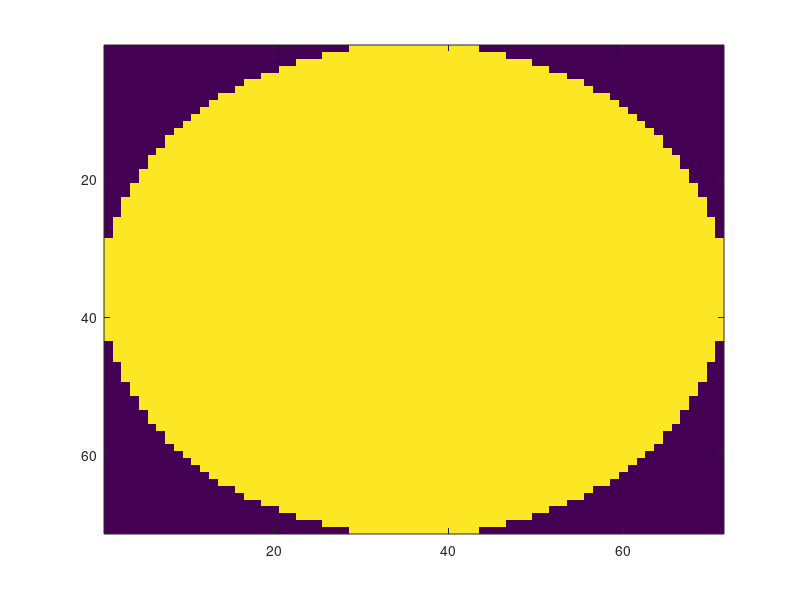
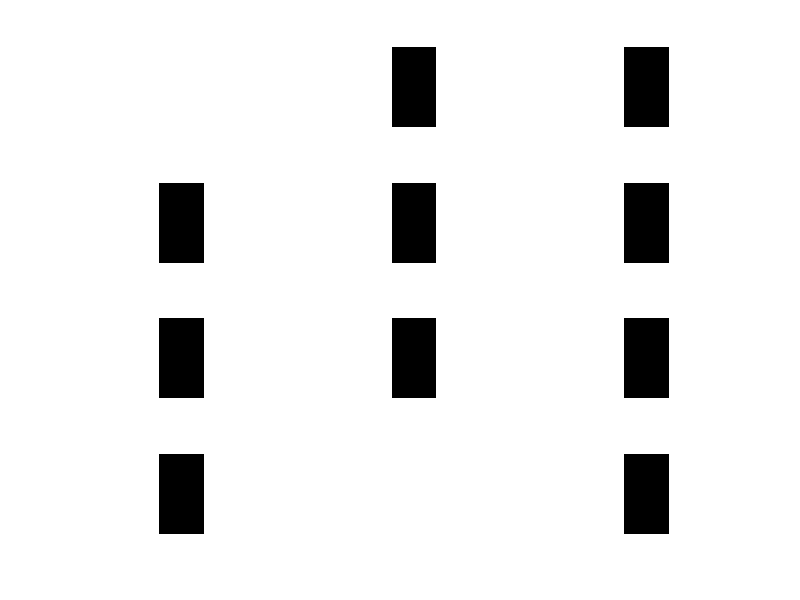

The MATLAB source for these figures, in order:
clear all
close all

duration = 1;
framerate = 30;
isi = 1.5;
% sfrange = [0 0.04 0.16];
% tfrange =[0 2 8];

sfrange = 0.1067;
tfrange =[ 0 ];
%phaserange = [0 0 0 0 0];
phaserange = linspace(0, 2*pi,9);
phaserange=phaserange(1:2);

ntheta =2;
nx = 2; ny =1;
sigma=0.015;
randomOrder=1;
randomTheta=0;
binarize=0;
blank=0;

contrasts = [0 0 0 0 0 0 0 0 0 1]

totalduration = (duration+isi)*length(sfrange)*length(tfrange)*length(phaserange)*ntheta*nx*ny*length(contrasts)
totalduration/60

% clear all
% duration = 0.5;
% framerate = 60;
% isi = 0.5;
% sfrange = [0 0.02 0.04 0.16 0.32];
% tfrange =[0 1.5 8];
% phaserange = [0 pi];
% ntheta =10;
% nx = 1; ny =1;
% sigma=0.075;
% randomOrder=1;
% randomTheta=0;

% clear all
% duration = 0.5;
% framerate = 60;
% isi = 0.5;
% sfrange = [0 0.03 0.024];
% tfrange =[0 1.5 8];
% phaserange = [0 pi];
% ntheta =8;
% nx = 2; ny =1;
% sigma=0.1;
% randomOrder=1;
% randomTheta=0;



xsz = 256;
ysz = xsz*9/16;
dist = 25;
width = 50;
widthdeg = 2*atand(0.5*width/dist)
degperpix = widthdeg/xsz
sfrange = sfrange*degperpix;


blockwidth = 100*5/7;

xposrange = [0.33  0.66]*xsz - blockwidth/2
ypos = linspace(1,ysz-1,ny+1);
yposrange = ypos(1:end-1);
yposrange = 0.5*ysz - blockwidth/2;




thetarange = linspace(0, pi,ntheta+1);
if blank
    ntheta=ntheta+1;
else
    thetarange = thetarange(1:end-1);
end

%thetarange = [0  pi/2 ];
trial=0;
for n= 1:length(thetarange);
    for i = 1:length(xposrange);
        for j = 1:length(yposrange);
            for k = 1:length(sfrange);
                for l = 1:length(tfrange);
                    for m= 1:length(phaserange);
                        for c = 1:length(contrasts);
                            trial = trial+1;
                            xpos(trial) = xposrange(i); ypos(trial)=yposrange(j);
                            sf(trial)=sfrange(k); tf(trial)=tfrange(l);
                            phase(trial) = phaserange(m); theta(trial) = thetarange(n);
                            contrast(trial) = contrasts(c);
                            if randomTheta
                                theta(trial) = rand*2*pi;
                            end
                        end
                    end
                end
            end
        end
    end
end

if randomOrder
    order = randperm(trial);
    xpos = xpos(order); ypos=ypos(order); sf =sf(order); tf=tf(order); phase=phase(order); theta=theta(order); contrast = contrast(order);
end

trial*duration/60

[x y] =meshgrid(1:blockwidth,1:blockwidth);
xgrid=(x-mean(x(:))); ygrid=(y-mean(y(:)));
gaussian = sqrt((xgrid.^2 +ygrid.^2))<blockwidth/2;
% 
% sigma = 10
% gaussian = sqrt(exp(-0.5*(xgrid.^2 +ygrid.^2)/sigma^2));

figure
imagesc(gaussian)

%moviedata = zeros(xsz,ysz,trial*(duration+isi)*framerate,'uint8')+128;
moviedata = zeros(xsz,ysz,trial*(duration+isi)*framerate,'uint8');
for tr = 1:trial
    tr
    ph = (x*cos(theta(tr)) + y*sin(theta(tr)))*2*pi*sf(tr) + phase(tr);
    if theta(tr)~=2*pi
        for t = 1:duration*framerate;
            %frame = uint8(0.5*255*(cos(ph + 2*pi*t*tf(tr)/framerate).*gaussian*contrast(tr)+1));
           
            moviedata(:,:,(tr-1)*duration*framerate +tr*isi*framerate+t) = uint8(contrast(tr)*255);
        end
    end
end
if binarize
    moviedata(moviedata>128)=255;
    moviedata(moviedata<128)=0;
end

moviedata = moviedata(1:xsz,1:ysz,:);
% figure
% for i = 1:length(moviedata)/10
% imshow(moviedata(:,:,i));
% drawnow
% end
save flashStim moviedata xpos ypos tf sf phase theta framerate duration isi nx ny sigma contrast
size(moviedata)
length(moviedata)/(60)
figure
for rep = 0:11;
    subplot(4,3,rep+1);
    imshow(moviedata(:,:,framerate*(isi + rep*(isi+duration))+1))
end


figure
imshow(max(moviedata,[],3))

